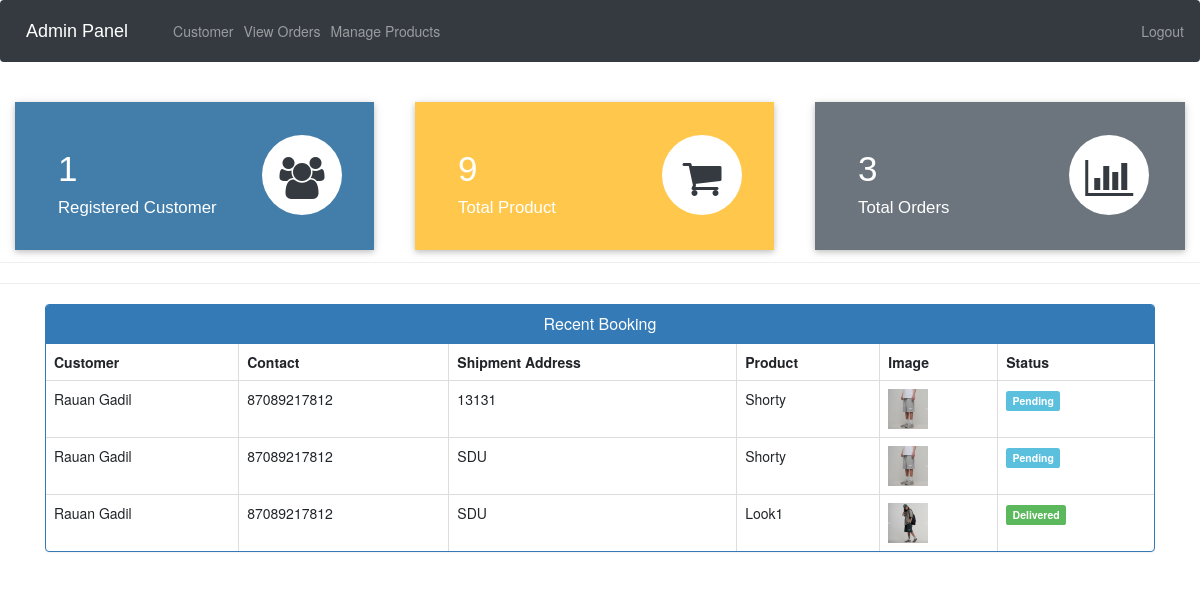
The page /admin-dashboard (signed in) on the database as committed earlier.
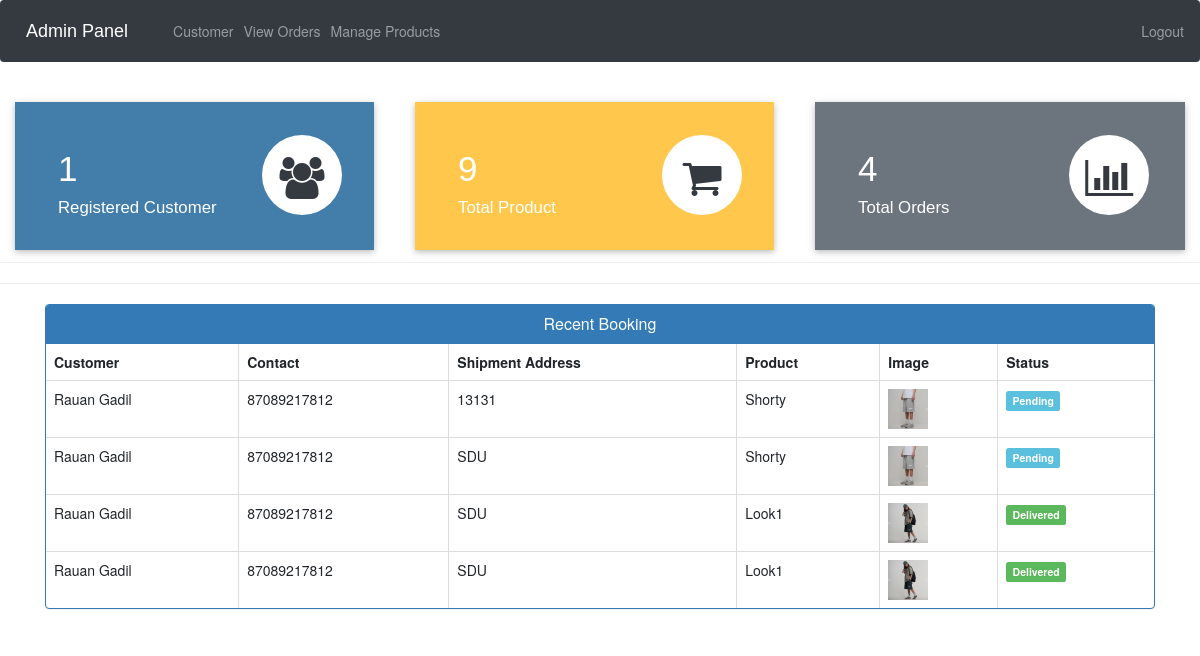
The same page on the database as committed later.
### ecom/models.py (models this page shows, shortened)
class Customer(models.Model):
    user=models.OneToOneField(User,on_delete=models.CASCADE)
    profile_pic= models.ImageField(upload_to='profile_pic/CustomerProfilePic/',null=True,blank=True)
    address = models.CharField(max_length=40)
    mobile = models.CharField(max_length=20,null=False)
    @property
    def get_name(self):
        return self.user.first_name+" "+self.user.last_name

class Orders(models.Model):
    STATUS =(
        ('Pending','Pending'),
        ('Order Confirmed','Order Confirmed'),
        ('Out for Delivery','Out for Delivery'),
        ('Delivered','Delivered'),
    )
    customer=models.ForeignKey('Customer', on_delete=models.CASCADE,null=True)
    product=models.ForeignKey('Product',on_delete=models.CASCADE,null=True)
    email = models.CharField(max_length=50,null=True)
    address = models.CharField(max_length=500,null=True)
    mobile = models.CharField(max_length=20,null=True)
    order_date= models.DateField(auto_now_add=True,null=True)
    status=models.CharField(max_length=50,null=True,choices=STATUS)

class Product(models.Model):
    name=models.CharField(max_length=40)
    product_image= models.ImageField(upload_to='product_image/',null=True,blank=True)
    price = models.PositiveIntegerField()
    description=models.CharField(max_length=40)

### ecom/views.py (the view)
# urls.py: path('admin-dashboard', views.admin_dashboard_view,name='admin-dashboard'),
@login_required(login_url='adminlogin')
def admin_dashboard_view(request):
    customercount=models.Customer.objects.all().count()
    productcount=models.Product.objects.all().count()
    ordercount=models.Orders.objects.all().count()
    orders=models.Orders.objects.all()
    ordered_products=[]
    ordered_bys=[]
    for order in orders:
        ordered_product=models.Product.objects.all().filter(id=order.product.id)
        ordered_by=models.Customer.objects.all().filter(id = order.customer.id)
        ordered_products.append(ordered_product)
        ordered_bys.append(ordered_by)
    mydict={
    'customercount':customercount,
    'productcount':productcount,
    'ordercount':ordercount,
    'data':zip(ordered_products,ordered_bys,orders),
    }
    return render(request,'ecom/admin_dashboard.html',context=mydict)

### templates/ecom/admin_dashboard.html
{% extends 'ecom/admin_base.html' %}
{% load static %}
{% block content %}
<br>
{%include 'ecom/admin_dashboard_cards.html'%}
<br><br><br><br><br>
<hr><hr>
<div class="container" >
    <div class="panel panel-primary" >
      <div class="panel-heading" style="text-align:center;">
        <h6 class="panel-title">Recent Booking</h6>
      </div>
      <table class="table table-hover table-bordered" id="dev-table">
        <thead>
          <tr>
            <th>Customer</th>
            <th>Contact</th>
            <th>Shipment Address</th>
            <th>Product</th>
            <th>Image</th>
            <th>Status</th>
          </tr>
        </thead>
        {% for product,customer,order in data %}
        <tr>
          {% for c in customer %}
          <td> {{c.get_name}}</td>
          <td>{{c.mobile}}</td>
          <td>{{order.address}}</td>
          {% endfor %}
          {% for p in product %}
          <td> {{p.name}}</td>
          <td> <img src="{% static p.product_image.url %}" alt="Profile Pic" height="40px" width="40px" /></td>
          {% if order.status == 'Pending'%}
          <td> <span class="label label-info">{{order.status}}</span></td>
          {% elif order.status == 'Delivered' %}
          <td> <span class="label label-success">{{order.status}}</span></td>
          {% elif order.status == 'Out for Delivery' %}
          <td> <span class="label label-warning">{{order.status}}</span></td>
          {%else%}
            <td> <span class="label label-primary">{{order.status}}</span></td>
          {%endif%}
          {% endfor %}
        </tr>
        {% endfor %}
      </table>
  </div>
</div>
{% endblock content %}

Rows that differ between the two databases and show on the page:
added Orders: address "SDU", status "Delivered", Customer (get_name "Rauan Gadil", mobile "87089217812"), Product (name "Look1", product_image (picture))
Other text that changed with them:
{{ ordercount }}: "3" → "4"
